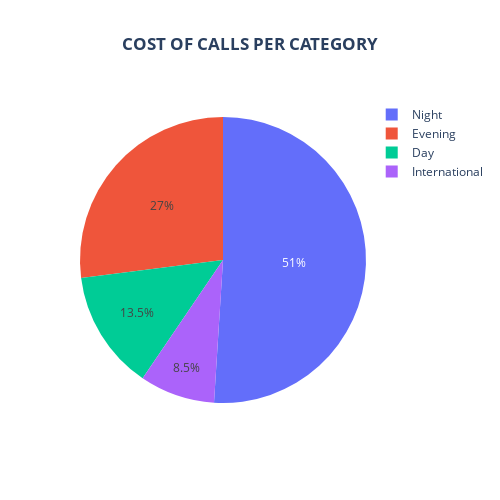

The code cell stored with this chart in its notebook:
### Code cell
#plotting the cost of calls per category using a pie chart
fig = px.pie(times, names = "call_type", values = "cost", title = "<b>COST OF CALLS PER CATEGORY</b>")

fig.update_layout(
    title = dict(text = "<b>COST OF CALLS PER CATEGORY</b>", x = 0.5, xanchor = 'center'))

fig.update_layout(width = 500, height = 500)
fig.show()

### Figure 1 — Plotly figure (JSON) as saved in the notebook; plotly's stock layout.template omitted (floating-point values rounded to 4 significant figures)
{"data": [{"domain": {"x": [0, 1], "y": [0, 1]}, "hovertemplate": "call_type=%{label}<br>cost=%{value}<extra></extra>", "labels": ["Night", "Evening", "Day", "International"], "legendgroup": "", "name": "", "showlegend": true, "type": "pie", "values": [22.22, 11.76, 5.882, 3.703]}], "layout": {"height": 500, "legend": {"tracegroupgap": 0}, "title": {"text": "<b>COST OF CALLS PER CATEGORY</b>", "x": 0.5, "xanchor": "center"}, "width": 500}}
